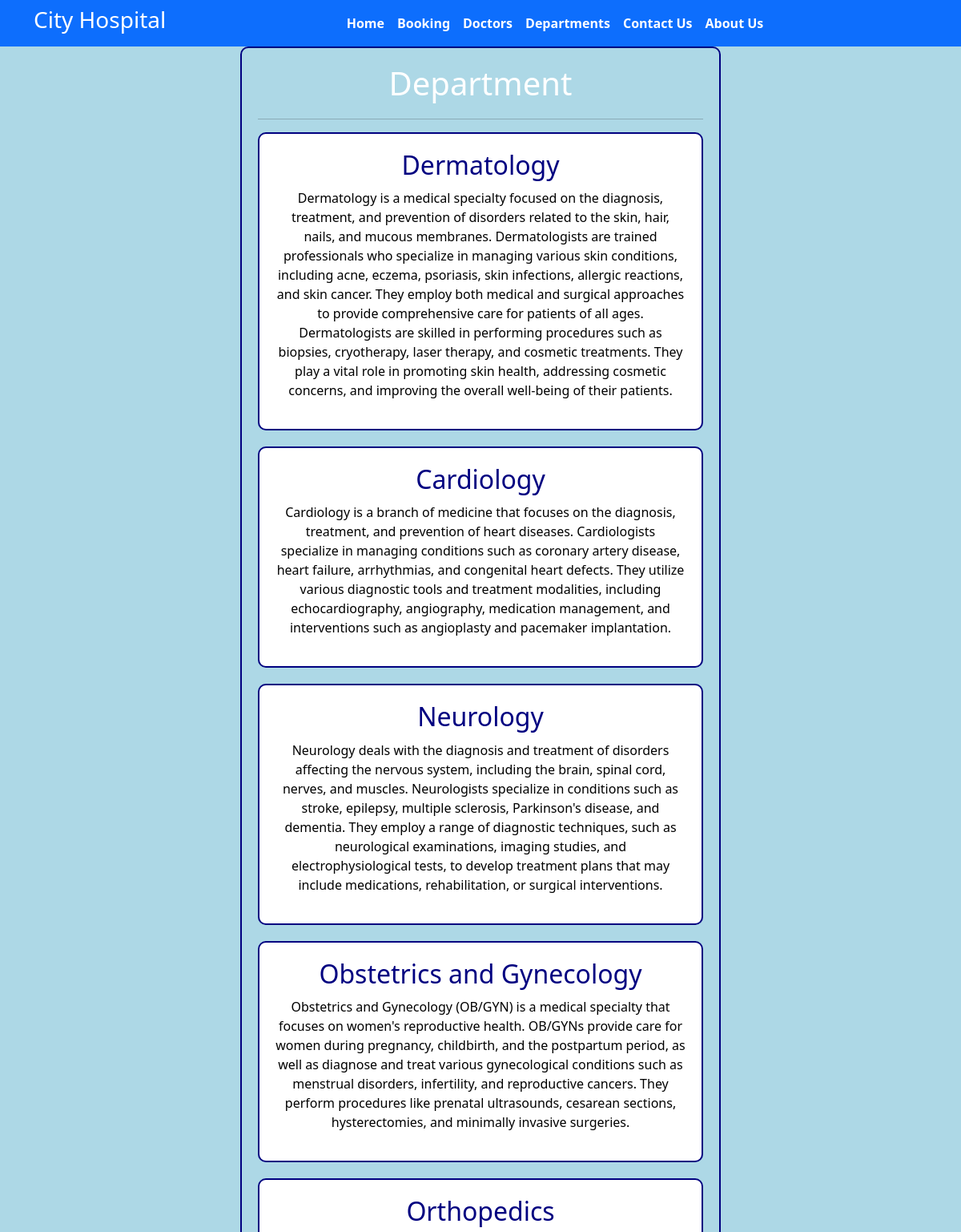
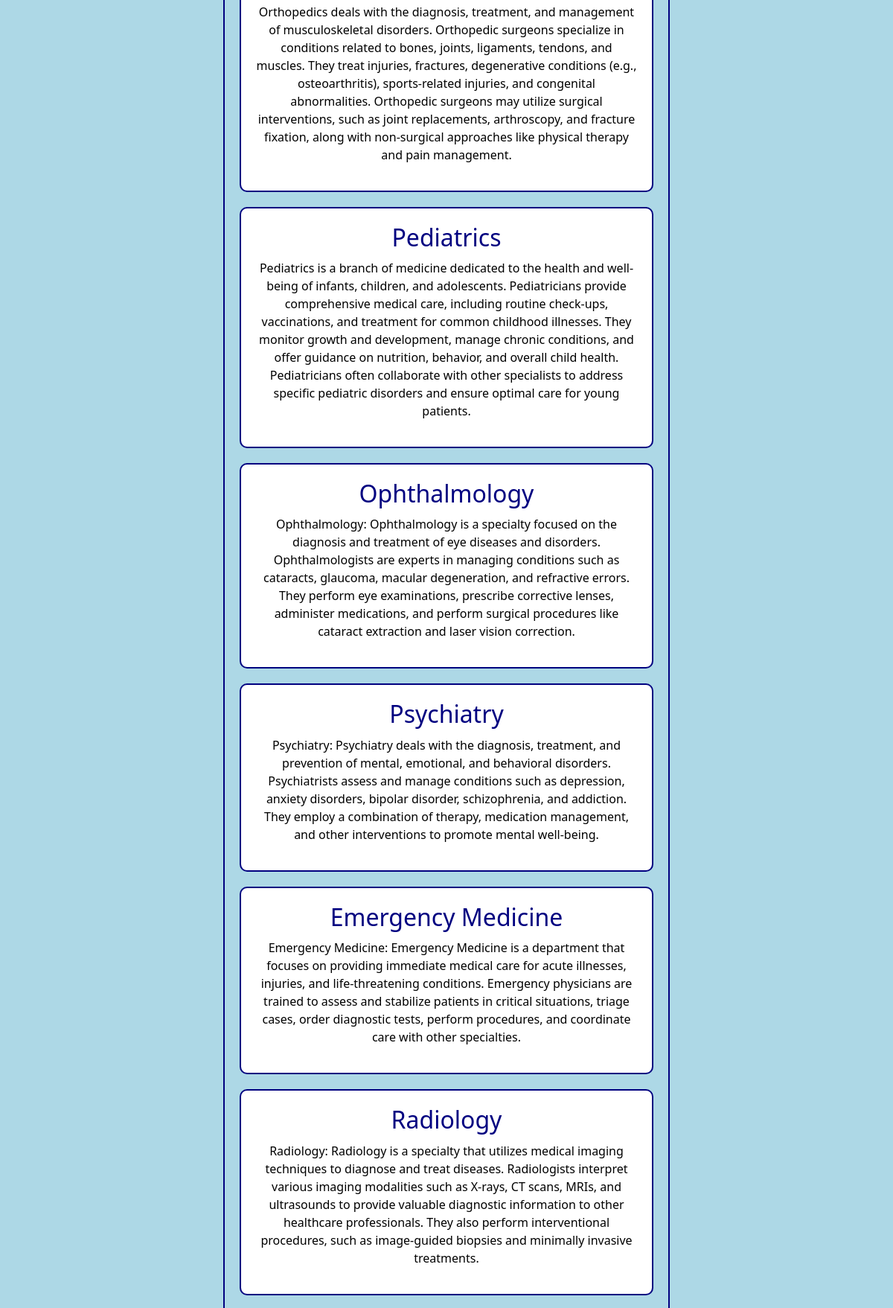
Screenshot of /departments/ (upper part) with the database file from the repository (2 pictures, top to bottom).
### siteapp/models.py (models this page shows, shortened)
class Department(models.Model):
    name = models.CharField(max_length=100)
    description = models.TextField()

### siteapp/views.py (the view)
# urls.py: path('departments/', views.departments, name='departments'),
def departments(request):
    departments = Department.objects.all()
    return render(request, 'department.html', {'departments': departments})

### templates/department.html (shortened to what this page needs)
{% extends 'base.html' %}
{% block content %}
<div style="background-color: lightblue; padding: 20px; margin-bottom: 20px; border: 2px solid navy; border-radius: 10px; max-width: 600px; margin: 0 auto;">
    <h1 style="color: white; text-align: center; margin-bottom: 20px;">Department</h1>
    <hr>
    {% for department in departments %}
    <div style="background-color: white; padding: 20px; margin-bottom: 20px; border: 2px solid navy; border-radius: 10px;">
        <h2 style="color: navy; text-align: center; margin-bottom: 10px;">{{ department.name }}</h2>
        <p style="color: black; text-align: center;">{{ department.description }}</p>
    </div>
    {% endfor %}
</div>
{% endblock %}

### rows the page displays
Department: name "Dermatology", description "Dermatology is a medical specialty focused on the diagnosis, treatment, and prevention of disorders related to the skin, hair, nails, and mucous membranes. Dermatologists are trained professionals who specialize in managing various skin conditions, including acne, eczema, psoriasis, skin infections, allergic reactions, and skin cancer. They employ both medical and surgical approaches to provide comprehensive care for patients of all ages. Dermatologists are skilled in performing procedures such as biopsies, cryotherapy, laser therapy, and cosmetic treatments. They play a vital role in promoting skin health, addressing cosmetic concerns, and improving the overall well-being of their patients."
Department: name "Cardiology", description "Cardiology is a branch of medicine that focuses on the diagnosis, treatment, and prevention of heart diseases. Cardiologists specialize in managing conditions such as coronary artery disease, heart failure, arrhythmias, and congenital heart defects. They utilize various diagnostic tools and treatment modalities, including echocardiography, angiography, medication management, and interventions such as angioplasty and pacemaker implantation."
Department: name "Neurology", description "Neurology deals with the diagnosis and treatment of disorders affecting the nervous system, including the brain, spinal cord, nerves, and muscles. Neurologists specialize in conditions such as stroke, epilepsy, multiple sclerosis, Parkinson's disease, and dementia. They employ a range of diagnostic techniques, such as neurological examinations, imaging studies, and electrophysiological tests, to develop treatment plans that may include medications, rehabilitation, or surgical interventions."
Department: name "Obstetrics and Gynecology", description "Obstetrics and Gynecology (OB/GYN) is a medical specialty that focuses on women's reproductive health. OB/GYNs provide care for women during pregnancy, childbirth, and the postpartum period, as well as diagnose and treat various gynecological conditions such as menstrual disorders, infertility, and reproductive cancers. They perform procedures like prenatal ultrasounds, cesarean sections, hysterectomies, and minimally invasive surgeries."
Department: name "Orthopedics", description "Orthopedics deals with the diagnosis, treatment, and management of musculoskeletal disorders. Orthopedic surgeons specialize in conditions related to bones, joints, ligaments, tendons, and muscles. They treat injuries, fractures, degenerative conditions (e.g., osteoarthritis), sports-related injuries, and congenital abnormalities. Orthopedic surgeons may utilize surgical interventions, such as joint replacements, arthroscopy, and fracture fixation, along with non-surgical approaches like physical therapy and pain management."
Department: name "Pediatrics", description "Pediatrics is a branch of medicine dedicated to the health and well-being of infants, children, and adolescents. Pediatricians provide comprehensive medical care, including routine check-ups, vaccinations, and treatment for common childhood illnesses. They monitor growth and development, manage chronic conditions, and offer guidance on nutrition, behavior, and overall child health. Pediatricians often collaborate with other specialists to address specific pediatric disorders and ensure optimal care for young patients."
Department: name "Ophthalmology", description "Ophthalmology: Ophthalmology is a specialty focused on the diagnosis and treatment of eye diseases and disorders. Ophthalmologists are experts in managing conditions such as cataracts, glaucoma, macular degeneration, and refractive errors. They perform eye examinations, prescribe corrective lenses, administer medications, and perform surgical procedures like cataract extraction and laser vision correction."
Department: name "Psychiatry", description "Psychiatry: Psychiatry deals with the diagnosis, treatment, and prevention of mental, emotional, and behavioral disorders. Psychiatrists assess and manage conditions such as depression, anxiety disorders, bipolar disorder, schizophrenia, and addiction. They employ a combination of therapy, medication management, and other interventions to promote mental well-being."
Department: name "Emergency Medicine", description "Emergency Medicine: Emergency Medicine is a department that focuses on providing immediate medical care for acute illnesses, injuries, and life-threatening conditions. Emergency physicians are trained to assess and stabilize patients in critical situations, triage cases, order diagnostic tests, perform procedures, and coordinate care with other specialties."
Department: name "Radiology", description "Radiology: Radiology is a specialty that utilizes medical imaging techniques to diagnose and treat diseases. Radiologists interpret various imaging modalities such as X-rays, CT scans, MRIs, and ultrasounds to provide valuable diagnostic information to other healthcare professionals. They also perform interventional procedures, such as image-guided biopsies and minimally invasive treatments."
